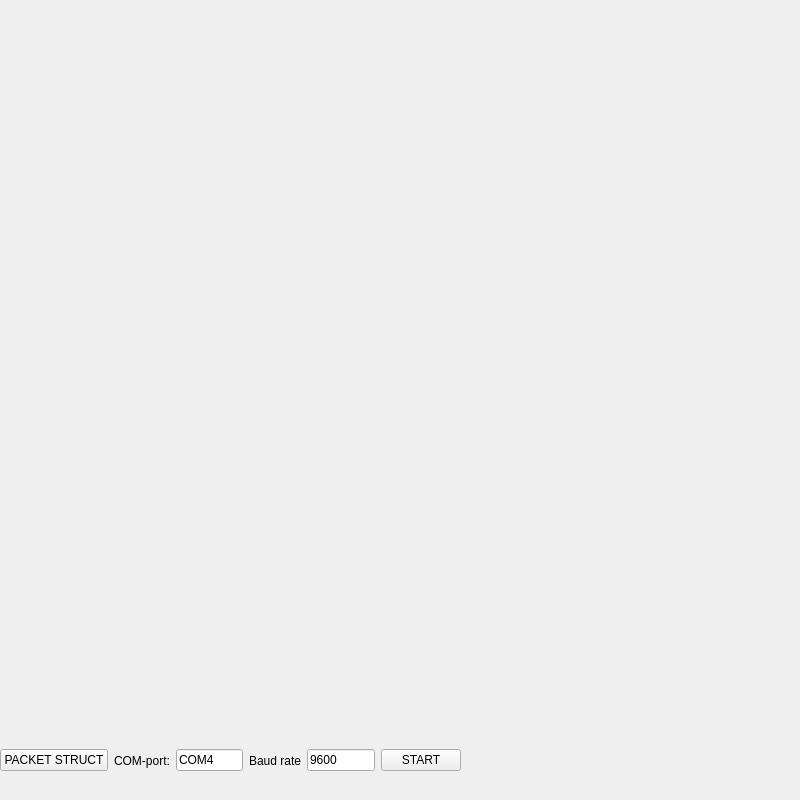
<?xml version="1.0" encoding="UTF-8"?>
<ui version="4.0">
 <class>gy801</class>
 <widget class="QMainWindow" name="gy801">
  <property name="geometry">
   <rect>
    <x>0</x>
    <y>0</y>
    <width>800</width>
    <height>800</height>
   </rect>
  </property>
  <property name="windowTitle">
   <string>gy801</string>
  </property>
  <widget class="QWidget" name="centralwidget">
   <property name="sizePolicy">
    <sizepolicy hsizetype="Fixed" vsizetype="Fixed">
     <horstretch>0</horstretch>
     <verstretch>0</verstretch>
    </sizepolicy>
   </property>
   <property name="minimumSize">
    <size>
     <width>800</width>
     <height>800</height>
    </size>
   </property>
   <property name="maximumSize">
    <size>
     <width>800</width>
     <height>800</height>
    </size>
   </property>
   <widget class="QWidget" name="horizontalLayoutWidget">
    <property name="geometry">
     <rect>
      <x>0</x>
      <y>720</y>
      <width>461</width>
      <height>81</height>
     </rect>
    </property>
    <layout class="QHBoxLayout" name="start_layout">
     <item>
      <widget class="QPushButton" name="button_packet">
       <property name="text">
        <string>PACKET STRUCT</string>
       </property>
      </widget>
     </item>
     <item>
      <widget class="QLabel" name="label_COMHint">
       <property name="text">
        <string>COM-port:</string>
       </property>
      </widget>
     </item>
     <item>
      <widget class="QLineEdit" name="line_edit_COM">
       <property name="text">
        <string>COM4</string>
       </property>
      </widget>
     </item>
     <item>
      <widget class="QLabel" name="label">
       <property name="text">
        <string>Baud rate</string>
       </property>
      </widget>
     </item>
     <item>
      <widget class="QLineEdit" name="line_edit_baud">
       <property name="text">
        <string>9600</string>
       </property>
      </widget>
     </item>
     <item>
      <widget class="QPushButton" name="button_start">
       <property name="text">
        <string>START</string>
       </property>
      </widget>
     </item>
    </layout>
   </widget>
   <widget class="QWidget" name="verticalLayoutWidget">
    <property name="geometry">
     <rect>
      <x>0</x>
      <y>0</y>
      <width>801</width>
      <height>721</height>
     </rect>
    </property>
    <layout class="QVBoxLayout" name="render_layout"/>
   </widget>
   <widget class="QWidget" name="gridLayoutWidget">
    <property name="geometry">
     <rect>
      <x>460</x>
      <y>720</y>
      <width>341</width>
      <height>80</height>
     </rect>
    </property>
    <layout class="QGridLayout" name="console_layout"/>
   </widget>
  </widget>
 </widget>
 <resources/>
 <connections/>
</ui>
